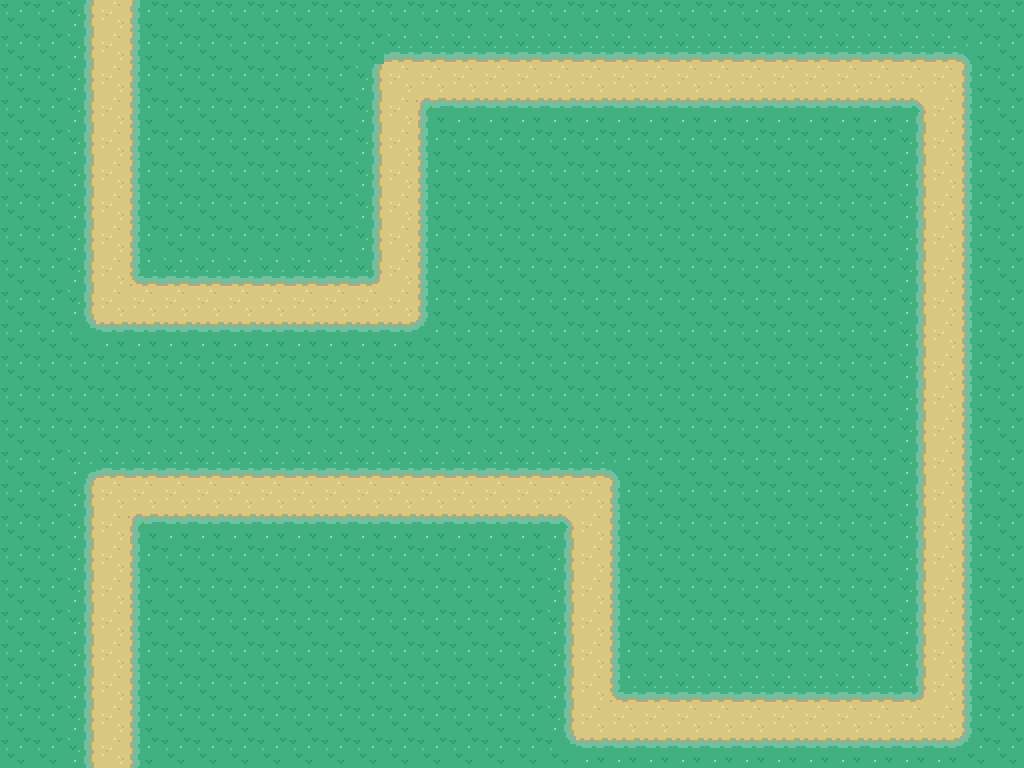

The image is a tile-based game level rendered from a .tmx file. Its description and complete source (layers, tilesets, objects, tile grids) follow:
An orthogonal 32x24 tile map with 32x32 px tiles, 1 tile layer (top).

<map version="1.2" tiledversion="1.2.3" orientation="orthogonal" renderorder="right-down" width="32" height="24" tilewidth="32" tileheight="32" infinite="0" nextlayerid="3" nextobjectid="1">
 <tileset firstgid="1" name="tuxmon-sample-32px" tilewidth="32" tileheight="32" tilecount="720" columns="24">
  <image source="tuxmon-sample-32px.png" width="768" height="960" />
  <tile id="124">
   <properties>
    <property name="collide" type="bool" value="true" />
   </properties>
  </tile>
  <tile id="173">
   <properties>
    <property name="collide" type="bool" value="true" />
   </properties>
  </tile>
 </tileset>
 <layer id="2" name="top" width="32" height="24">
  <data encoding="csv">
126,126,173,174,175,126,126,126,126,126,126,126,126,126,126,126,126,126,126,126,126,126,126,126,126,126,126,126,126,126,126,126,
126,126,173,174,175,126,126,126,126,126,126,126,150,150,150,150,150,150,150,150,150,150,150,150,150,150,150,150,150,150,151,126,
126,126,173,174,175,126,126,126,126,126,126,173,174,174,174,174,174,174,174,174,174,174,174,174,174,174,174,174,174,174,175,126,
126,126,173,174,175,126,126,126,126,126,126,173,174,171,198,198,198,198,198,198,198,198,198,198,198,198,198,198,172,174,175,126,
126,126,173,174,175,126,126,126,126,126,126,173,174,175,126,126,126,126,126,126,126,126,126,126,126,126,126,126,173,174,175,126,
126,126,173,174,175,126,126,126,126,126,126,173,174,175,126,126,126,126,126,126,126,126,126,126,126,126,126,126,173,174,175,126,
126,126,173,174,175,126,126,126,126,126,126,173,174,175,126,126,126,126,126,126,126,126,126,126,126,126,126,126,173,174,175,126,
126,126,173,174,175,126,126,126,126,126,126,173,174,175,126,126,126,126,126,126,126,126,126,126,126,126,126,126,173,174,175,126,
126,126,173,174,195,150,150,150,150,150,150,196,174,175,126,126,126,126,126,126,126,126,126,126,126,126,126,126,173,174,175,126,
126,126,173,174,174,174,174,174,174,174,174,174,174,175,126,126,126,126,126,126,126,126,126,126,126,126,126,126,173,174,175,126,
126,126,197,198,198,198,198,198,198,198,198,198,198,199,126,126,126,126,126,126,126,126,126,126,126,126,126,126,173,174,175,126,
126,126,126,126,126,126,126,126,126,126,126,126,126,126,126,126,126,126,126,126,126,126,126,126,126,126,126,126,173,174,175,126,
126,126,126,126,126,126,126,126,126,126,126,126,126,126,126,126,126,126,126,126,126,126,126,126,126,126,126,126,173,174,175,126,
126,126,126,126,126,126,126,126,126,126,126,126,126,126,126,126,126,126,126,126,126,126,126,126,126,126,126,126,173,174,175,126,
126,126,149,150,150,150,150,150,150,150,150,150,150,150,150,150,150,150,150,151,126,126,126,126,126,126,126,126,173,174,175,126,
126,126,173,174,174,174,174,174,174,174,174,174,174,174,174,174,174,174,174,175,126,126,126,126,126,126,126,126,173,174,175,126,
126,126,173,174,171,198,198,198,198,198,198,198,198,198,198,198,198,172,174,175,126,126,126,126,126,126,126,126,173,174,175,126,
126,126,173,174,175,126,126,126,126,126,126,126,126,126,126,126,126,173,174,175,126,126,126,126,126,126,126,126,173,174,175,126,
126,126,173,174,175,126,126,126,126,126,126,126,126,126,126,126,126,173,174,175,126,126,126,126,126,126,126,126,173,174,175,126,
126,126,173,174,175,126,126,126,126,126,126,126,126,126,126,126,126,173,174,175,126,126,126,126,126,126,126,126,173,174,175,126,
126,126,173,174,175,126,126,126,126,126,126,126,126,126,126,126,126,173,174,175,126,126,126,126,126,126,126,126,173,174,175,126,
126,126,173,174,175,126,126,126,126,126,126,126,126,126,126,126,126,173,174,195,150,150,150,150,150,150,150,150,196,174,175,126,
126,126,173,174,175,126,126,126,126,126,126,126,126,126,126,126,126,173,174,174,174,174,174,174,174,174,174,174,174,174,175,126,
126,126,173,174,175,126,126,126,126,126,126,126,126,126,126,126,126,197,198,198,198,198,198,198,198,198,198,198,198,198,199,126
</data>
 </layer>
</map>
